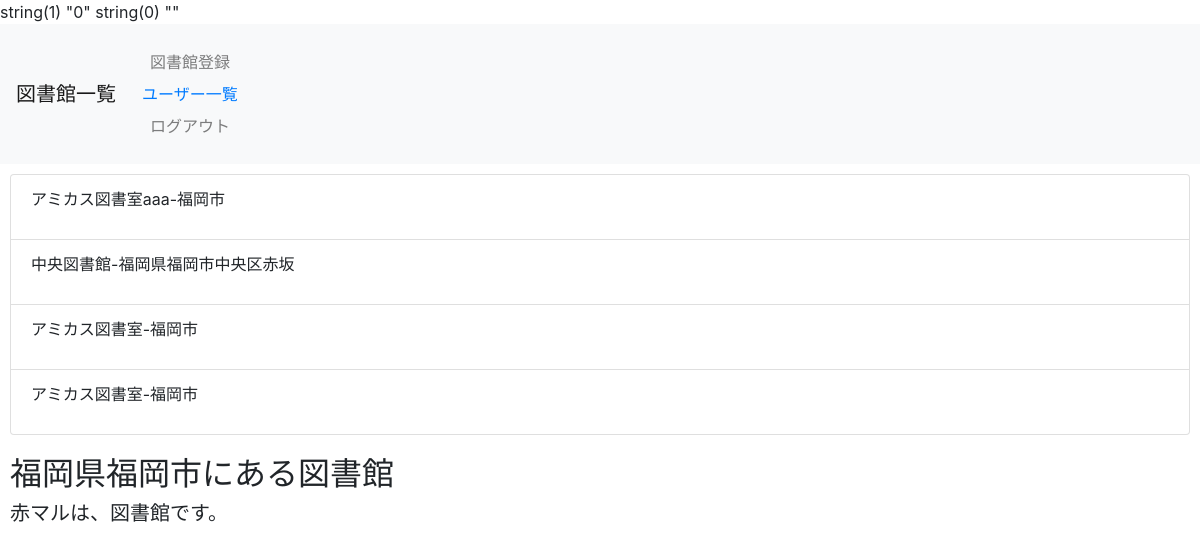
/select.php (signed in), run on the app's committed database.
### tables this page shows
CREATE TABLE IF NOT EXISTS `gs_bm_table` (
`id` int(12) NOT NULL,
  `name` varchar(64) NOT NULL,
  `url` text NOT NULL,
  `comment` text NOT NULL,
  `indate` datetime NOT NULL
);

### select.php (the view, shortened to what this page needs)
<?php
var_dump($_SESSION["kanri_flg"]);
$k_flg=$_SESSION["kanri_flg"];
$pdo=db_conn();
$sql = 'SELECT * FROM gs_bm_table';
$stmt = $pdo->prepare($sql);
$status = $stmt->execute();
$view='';
$user_menu='';
var_dump($user_menu);
if($k_flg==1){
    while ($result = $stmt->fetch(PDO::FETCH_ASSOC)) {
        $view .= '<li class="list-group-item">';
        $view .= '<p>'.$result['name'].'-'.$result['url'].'</p>';
        $view .= '<a href="detail.php?id='.$result['id'].'" class="badge badge-primary">Edit</a>';
        $view .= '<a href="delete.php?id='.$result['id'].'" class="badge badge-danger">Delete</a>';
        $view .= '</li>';
    }
    {
        $user_menu .= '<a href="user_index.php">ユーザー登録</a>';
        $user_menu .= '<a href="user_select.php">ユーザー一覧</a>';
    }
}else{
    while ($result = $stmt->fetch(PDO::FETCH_ASSOC)) {
        $view .= '<li class="list-group-item">';
        $view .= '<p>'.$result['name'].'-'.$result['url'].'</p>';
        $view .= '</li>';
    }
        $user_menu .= '<a href="user_select.php">ユーザー一覧</a>';
}
?>
<!DOCTYPE html>
<html lang="ja">
<head>
    <link rel="stylesheet" href="https://stackpath.bootstrapcdn.com/bootstrap/4.2.1/css/bootstrap.min.css">
</head>
<body>
    <header>
        <nav class="navbar navbar-expand-lg navbar-light bg-light">
            <a class="navbar-brand" href="#">図書館一覧</a>
            <div class="collapse navbar-collapse" id="navbarNav">
                <ul class="navbar-nav">
                    <li class="nav-item">
                        <a class="nav-link" href="index.php">図書館登録</a>
                        <?=$user_menu?>
                        <a class="nav-item"><a class="nav-link" href="logout.php">ログアウト</a>
                    </li>
                </ul>
            </div>
        </nav>
    </header>
    <div>
        <ul class='list-group'>
            <?=$view?>
        </ul>
    </div>
    <div class=attention>
        <h2>福岡県福岡市にある図書館</h2>
        <h5>赤マルは、図書館です。</h5>
    </div>
    <div id='output' class = 'map'></div>
</body>
</html>

### select.php (style rules this page uses)
.map { height:500px; width:100%; }
div { padding: 10px; font-size: 16px; }

### data on the page
gs_bm_table: name "アミカス図書室aaa", url "福岡市"
gs_bm_table: name "中央図書館", url "福岡県福岡市中央区赤坂"
gs_bm_table: name "アミカス図書室", url "福岡市"
gs_bm_table: name "アミカス図書室", url "福岡市"
